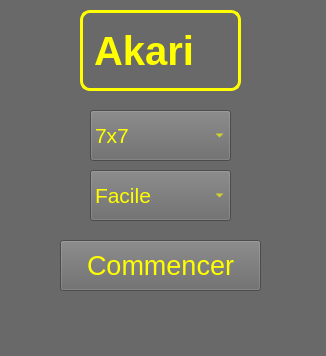
<?xml version="1.0" encoding="UTF-8"?>
<ui version="4.0">
 <class>MainWindow</class>
 <widget class="QMainWindow" name="MainWindow">
  <property name="geometry">
   <rect>
    <x>0</x>
    <y>0</y>
    <width>326</width>
    <height>356</height>
   </rect>
  </property>
  <property name="windowTitle">
   <string>MainWindow</string>
  </property>
  <property name="styleSheet">
   <string notr="true">background-color:#696969;</string>
  </property>
  <widget class="QWidget" name="centralwidget">
   <widget class="QLabel" name="AkariLabel">
    <property name="geometry">
     <rect>
      <x>80</x>
      <y>10</y>
      <width>161</width>
      <height>81</height>
     </rect>
    </property>
    <property name="font">
     <font>
      <pointsize>30</pointsize>
      <weight>75</weight>
      <bold>true</bold>
     </font>
    </property>
    <property name="mouseTracking">
     <bool>false</bool>
    </property>
    <property name="styleSheet">
     <string notr="true">border:3px solid yellow; 
border-radius: 10px;
color: yellow;
font-size : 30;</string>
    </property>
    <property name="text">
     <string>Akari</string>
    </property>
   </widget>
   <widget class="QComboBox" name="GridSizeComboBox">
    <property name="geometry">
     <rect>
      <x>90</x>
      <y>110</y>
      <width>141</width>
      <height>51</height>
     </rect>
    </property>
    <property name="styleSheet">
     <string notr="true">color: yellow;
font-size: 16pt;</string>
    </property>
    <item>
     <property name="text">
      <string>7x7</string>
     </property>
    </item>
    <item>
     <property name="text">
      <string>10x10</string>
     </property>
    </item>
    <item>
     <property name="text">
      <string>14x14</string>
     </property>
    </item>
   </widget>
   <widget class="QComboBox" name="LevelComboBox">
    <property name="geometry">
     <rect>
      <x>90</x>
      <y>170</y>
      <width>141</width>
      <height>51</height>
     </rect>
    </property>
    <property name="styleSheet">
     <string notr="true">color: yellow;
font-size: 16pt;</string>
    </property>
    <item>
     <property name="text">
      <string>Facile</string>
     </property>
    </item>
    <item>
     <property name="text">
      <string>Normal</string>
     </property>
    </item>
    <item>
     <property name="text">
      <string>Difficile</string>
     </property>
    </item>
   </widget>
   <widget class="QPushButton" name="StartGameButton">
    <property name="geometry">
     <rect>
      <x>60</x>
      <y>240</y>
      <width>201</width>
      <height>51</height>
     </rect>
    </property>
    <property name="font">
     <font>
      <pointsize>20</pointsize>
     </font>
    </property>
    <property name="cursor">
     <cursorShape>OpenHandCursor</cursorShape>
    </property>
    <property name="styleSheet">
     <string notr="true">color: yellow;
font-size: 20pt;</string>
    </property>
    <property name="locale">
     <locale language="French" country="France"/>
    </property>
    <property name="text">
     <string>Commencer</string>
    </property>
   </widget>
  </widget>
  <widget class="QMenuBar" name="menubar">
   <property name="geometry">
    <rect>
     <x>0</x>
     <y>0</y>
     <width>326</width>
     <height>26</height>
    </rect>
   </property>
  </widget>
  <widget class="QStatusBar" name="statusbar"/>
 </widget>
 <resources/>
 <connections/>
</ui>
